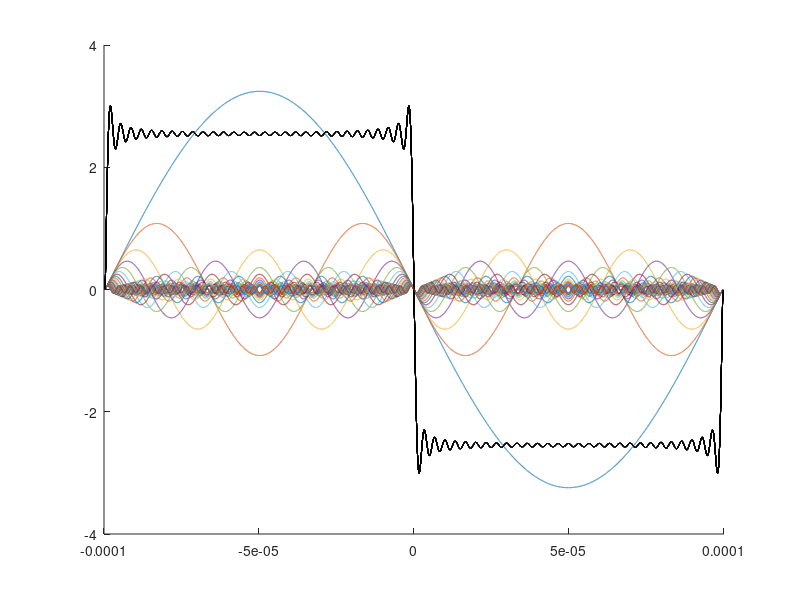

MATLAB code for this plot:
x=[-0.5/5020:10^(-8):0.5/5020];h=[];
for k=1:30;
    h(k,:)=4*8/pi^2/(2*k-1)*(-1)^(2*k-1)*sin((2*k-1)*2*pi*5020*x);
end
hold on
for k=1:length(h(:,1));
    plot(x,h(k,:))
    plot(x,sum(h),'k')
end
